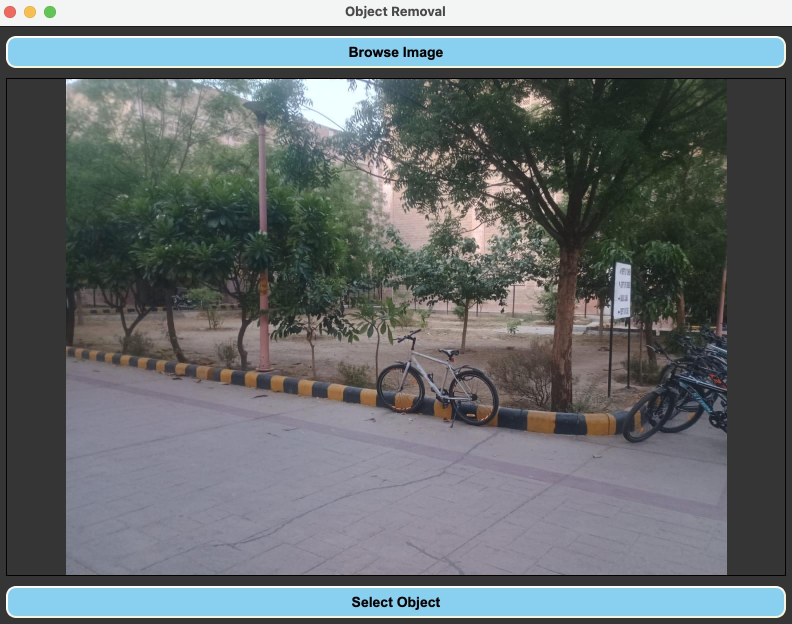
#> input picture src/uploads/7cf38dc2423045d18fd7e96d51ad9528.jpg, 1584 x 1248 px (shown at 1/2 size)
$ python -i objRemove.py   (imports and definitions only)
#> lines starting #> are read from the running program, lines starting #| are printed output that depends on the picture
import copy
import cv2
import numpy as np
import torchvision.transforms as T
from torchvision.io import read_image

class ObjectRemove():

    def __init__(self, segmentModel = None, rcnn_transforms = None, inpaintModel= None, image_path = '') -> None:
        self.segmentModel = segmentModel
        self.inpaintModel = inpaintModel
        self.rcnn_transforms = rcnn_transforms
        self.image_path = image_path
        self.highest_prob_mask = None
        self.image_orig = None
        self.image_masked = None
        self.box = None


    # [51 lines left out: functions run, read_and_preprocess_image, perform_segmentation, click_me, generate_mask, not called in this run]

    def threshold_mask(self, mask):
        print('Thresholding mask...')
        return mask

    def mask_original_image(self, original_image, mask):
        print('Masking original image...')
        return original_image

    def perform_inpainting(self, masked_image):
        print('Inpainting...')
        output = self.inpaint()
        return output


    # [67 lines left out: functions percent_within, iou, find_mask, preprocess_image, not called in this run]


    def segment(self,images):
        out = self.segmentModel(images)
        return out

    # [49 lines left out: function user_click, not called in this run]


    def inpaint(self):
        inpainted = self.inpaintModel.infer(
            self.image_orig[0], self.highest_prob_mask, return_vals=['inpainted'])[0]

        image = self.image_orig[0].detach().permute(1, 2, 0).cpu().numpy()
        image = (image * 255).astype(np.uint8)
        h, w, _ = image.shape

        inpainted = cv2.resize(inpainted, (w, h), interpolation=cv2.INTER_LINEAR)

        mask = self.highest_prob_mask[0].detach().cpu().numpy()
        mask = cv2.resize(mask, (w, h), interpolation=cv2.INTER_LINEAR)
        mask = cv2.GaussianBlur(mask, (41, 41), 10)
        mask = np.clip(mask * 3.0, 0, 1)
        mask = np.expand_dims(mask, axis=2)

        hard_mask = (mask > 0.3).astype(np.float32)
        blended = image * (1 - hard_mask) + inpainted * hard_mask
        blended = np.clip(blended, 0, 255).astype(np.uint8)

        return cv2.cvtColor(blended, cv2.COLOR_RGB2BGR)

>>> import cv2
>>> picture = cv2.imread('src/uploads/7cf38dc2423045d18fd7e96d51ad9528.jpg', cv2.IMREAD_GRAYSCALE)
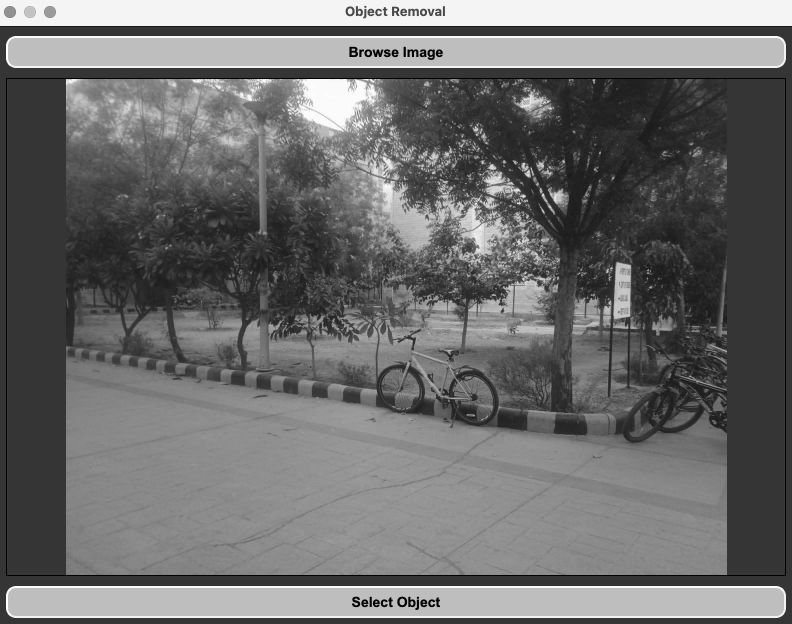
#> picture: shape (1248, 1584) (shown at 1/2 size); min 0, max 255, mean 109
>>> result = ObjectRemove().perform_inpainting(picture)
#> (the run stopped early here; a loop or call above may not have finished)

$ run again, on src/uploads/c09fd2563f7a4bb394b086ee544f4206.jpg
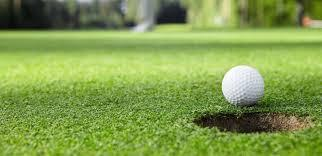
#> input picture src/uploads/c09fd2563f7a4bb394b086ee544f4206.jpg, 322 x 156 px
#> `picture = cv2.imread('src/uploads/7cf38dc2423045d18fd7e96d51ad9528.jpg..`:
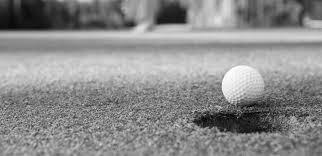
#> picture: shape (156, 322); min 0, max 255, mean 139.4
